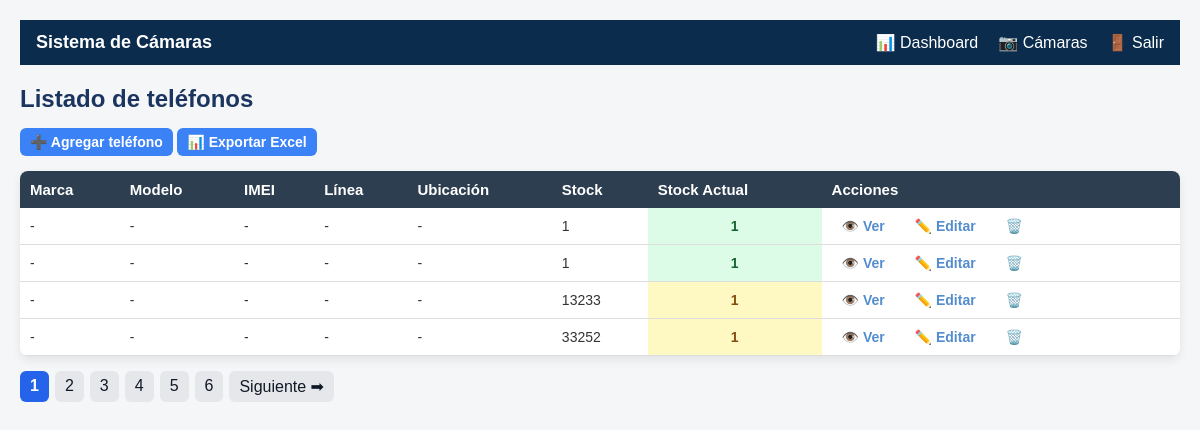
Page /telefonia/telefonia.php (signed in) on the committed database.
### tables this page shows
CREATE TABLE `telefonia` (
  `id_telefono` int(11) NOT NULL,
  `marca` varchar(100) NOT NULL,
  `modelo` varchar(100) NOT NULL,
  `imei` varchar(50) DEFAULT NULL,
  `linea` varchar(50) DEFAULT NULL,
  `ubicacion` varchar(100) DEFAULT NULL,
  `stock` int(11) NOT NULL,
  `stock_actual` int(11) NOT NULL,
  `fecha_alta` timestamp NOT NULL DEFAULT current_timestamp()
);

### telefonia/telefonia.php (the view, shortened to what this page needs)
<link rel="stylesheet" href="../css/estilos.css">
<?php
include "../header.php";
include "../db/conexion.php";
$por_pagina = 10;
$pagina = isset($_GET['pagina']) ? (int)$_GET['pagina'] : 1;
$buscar = '';
if (isset($_GET['buscar']) && $_GET['buscar'] != '') {
    $buscar = $_GET['buscar'];
    $sql = "SELECT * FROM camaras
            WHERE modelo LIKE '%$buscar%'
               OR marca LIKE '%$buscar%'";
} else {
    $sql = "SELECT * FROM camaras";
}
$orden = 'marca';
$direccion = 'ASC';
$sql_total = $sql;
$total_result = $conn->query($sql_total);
$total_camaras = $total_result->num_rows;
$total_paginas = ceil($total_camaras / $por_pagina);
?>
<h2>Listado de teléfonos</h2>
<a href="agregar_telefono.php" class="btn">➕ Agregar teléfono</a>
<a href="exportar_excel_telefonia.php" class="btn">📊 Exportar Excel</a>
<table>
<tr>
  <th>Marca</th>
  <th>Modelo</th>
  <th>IMEI</th>
  <th>Línea</th>
  <th>Ubicación</th>
  <th>Stock</th>
  <th>Stock Actual</th>
  <th>Acciones</th>
</tr>
<?php
$result = $conn->query("SELECT * FROM telefonia");
while ($row = $result->fetch_assoc()) {
    if ($row['stock_actual'] == 0) {
        $clase = 'stock-bajo';
    } elseif ($row['stock_actual'] < $row['stock']) {
        $clase = 'stock-medio';
    } else {
        $clase = 'stock-alto';
    }
    echo "<tr>
        <td>{$row['marca']}</td>
        <td>{$row['modelo']}</td>
        <td>{$row['imei']}</td>
        <td>{$row['linea']}</td>
        <td>{$row['ubicacion']}</td>
        <td>{$row['stock']}</td>
        <td class='$clase'>{$row['stock_actual']}</td>
        <td class='acciones'>
            <a href='detalle_telefono.php?id={$row['id_telefono']}'>👁️ Ver</a>
            <a href='editar_telefono.php?id={$row['id_telefono']}'>✏️ Editar</a>
            <a href='eliminar_telefono.php?id={$row['id_telefono']}'
               onclick=\"return confirm('¿Eliminar teléfono?')\">🗑️</a>
        </td>
    </tr>";
}
?>
</table>
<div class="paginacion">
<?php for ($i = 1; $i <= $total_paginas; $i++): ?>
    <a href="?pagina=<?php echo $i; ?>&buscar=<?php echo $buscar; ?>&orden=<?php echo $orden; ?>&dir=<?php echo $direccion; ?>"
       class="<?php echo ($i == $pagina) ? 'activa' : ''; ?>">
       <?php echo $i; ?>
    </a>
<?php endfor; ?>
<?php if ($pagina < $total_paginas): ?>
    <a href="?pagina=<?php echo $pagina + 1; ?>&buscar=<?php echo $buscar; ?>&orden=<?php echo $orden; ?>&dir=<?php echo $direccion; ?>">Siguiente ➡</a>
<?php endif; ?>
</div>

### css/estilos.css (style rules this page uses)
* { margin: 0; padding: 0; box-sizing: border-box; font-family: Arial, sans-serif; }
body { background-color: #F4F6F8; padding: 20px; color: #333; }
h2 { margin-bottom: 15px; color: #1B355F; }
a { text-decoration: none; color: #538DCE; }
table { margin-top: 15px; width: 100%; border-collapse: collapse; font-family: Calibri, Arial, sans-serif; background-color: #ffffff; box-shadow: 0 4px 10px rgba(0,0,0,0.08); }
table th { background-color: #1B355F; color: #ffffff; padding: 12px; text-align: left; font-size: 15px; }
table td { padding: 10px; border-bottom: 1px solid #e0e0e0; font-size: 14px; }
.stock-alto { background-color: #c7ebd1; color: #14532d; font-weight: bold; text-align: center; }
.stock-medio { background-color: #fff3c4; color: #7a5c00; font-weight: bold; text-align: center; }
td a { text-decoration: none; margin-right: 6px; font-weight: bold; }
.btn { padding: 6px 10px; border-radius: 6px; font-size: 13px; font-weight: bold; text-decoration: none; display: inline-block; transition: all 0.2s ease; }
table { width: 100%; border-collapse: collapse; background: #fff; border-radius: 8px; overflow: hidden; box-shadow: 0 4px 10px rgba(0,0,0,0.08); }
th { background: #1f2937; color: #fff; padding: 12px; text-align: left; font-weight: 600; }
td { padding: 10px 12px; border-bottom: 1px solid #e5e7eb; }
.stock-alto { background: #dcfce7; color: #166534; font-weight: 600; text-align: center; }
.stock-medio { background: #fef9c3; color: #854d0e; font-weight: 600; text-align: center; }
.btn { padding: 6px 10px; border-radius: 6px; text-decoration: none; font-size: 14px; font-weight: 600; display: inline-block; }
.paginacion { margin-top: 15px; display: flex; gap: 6px; flex-wrap: wrap; }
.paginacion a { padding: 6px 10px; background: #e5e7eb; border-radius: 6px; text-decoration: none; color: #111827; }
.paginacion a.activa { background: #2563eb; color: white; font-weight: bold; }
.btn { padding: 6px 10px; border-radius: 6px; text-decoration: none; font-size: 14px; font-weight: 600; display: inline-block; background: #3b82f6; color: white; }
td.acciones a { padding: 6px 10px; border-radius: 5px; font-size: 14px; }
table { width: 100%; border-collapse: collapse; margin-top: 15px; background: #fff; }
table th { background-color: #2c3e50; color: white; padding: 10px; text-align: left; }
table td { padding: 10px; border-bottom: 1px solid #ddd; }

### rows in the picture
telefonia: marca "-", modelo "-", imei "-", linea "-", ubicacion "-", stock "1", stock_actual "1"
telefonia: marca "-", modelo "-", imei "-", linea "-", ubicacion "-", stock "1", stock_actual "1"
telefonia: marca "-", modelo "-", imei "-", linea "-", ubicacion "-", stock "13233", stock_actual "1"
telefonia: marca "-", modelo "-", imei "-", linea "-", ubicacion "-", stock "33252", stock_actual "1"
